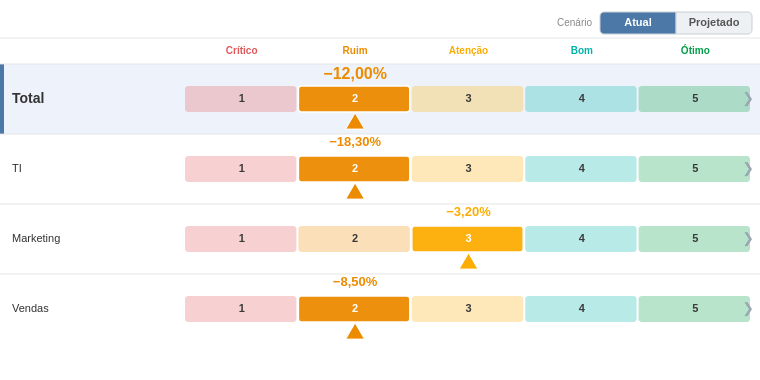

The specification (Vega-Lite) saved for this image:
### Vega specification from a JSON file in a GitHub repository (floating-point values rounded to 4 significant figures)
{"$schema": "https://vega.github.io/schema/vega/v6.json", "description": "PROTÓTIPO v3 (toggle Atual/Projetado) — igual ao Deneb, com width/height e dataset fictício (inclui Projetado/Desvio_Proj/Nota_Proj). Testar em vega.github.io/editor.", "width": 760, "height": 380, "autosize": {"type": "none", "resize": true, "contains": "padding"}, "padding": {"left": 0, "right": 0, "top": 8, "bottom": 8}, "signals": [{"name": "totalWidth", "update": "width"}, {"name": "containerH", "update": "height"}, {"name": "labelWidth", "value": 185}, {"name": "nameW", "update": "min(340, totalWidth * 0.45)"}, {"name": "barAreaWidth", "update": "totalWidth - labelWidth - 8"}, {"name": "segW", "update": "barAreaWidth / 5"}, {"name": "headerH", "value": 26}, {"name": "rowH", "value": 70}, {"name": "barH", "value": 26}, {"name": "barOffY", "value": 22}, {"name": "toolbarH", "value": 30}, {"name": "topPad", "update": "toolbarH + 46"}, {"name": "bottomPad", "value": 10}, {"name": "viewportH", "update": "max(60, containerH - topPad - bottomPad)"}, {"name": "nChild", "update": "data('children').length"}, {"name": "projRowH", "update": "nChild > 0 ? clamp(viewportH / nChild, 30, 44) : 42"}, {"name": "barHt", "update": "min(26, projRowH - 14)"}, {"name": "contentH", "update": "nChild * projRowH"}, {"name": "maxScroll", "update": "max(0, contentH - viewportH)"}, {"name": "thumbH", "update": "max(24, viewportH * (viewportH / max(contentH, 1)))"}, {"name": "chartPad", "value": 12}, {"name": "chartLeft", "update": "nameW + chartPad"}, {"name": "chartRight", "update": "totalWidth - 16"}, {"name": "centerX", "update": "(chartLeft + chartRight) / 2"}, {"name": "divMax", "update": "data('childExtent').length ? data('childExtent')[0].maxAbs : 1"}, {"name": "segW2", "value": 76}, {"name": "segProjX", "update": "totalWidth - 8 - segW2"}, {"name": "segAtualX", "update": "segProjX - segW2"}, {"name": "currentNode", "value": null, "on": [{"events": "@areaRow:click", "update": "datum.Nome"}, {"events": "@backBtn:click", "update": "null"}]}, {"name": "cenario", "value": "atual", "on": [{"events": "@segAtual:click", "update": "'atual'"}, {"events": "@segProj:click", "update": "'proj'"}]}, {"name": "scrollY", "value": 0, "on": [{"events": {"signal": "currentNode"}, "update": "0"}, {"events": {"signal": "nChild"}, "update": "0"}, {"events": {"signal": "cenario"}, "update": "0"}, {"events": {"type": "wheel", "consume": true, "filter": ["currentNode !== null"]}, "update": "clamp(scrollY + event.deltaY, 0, maxScroll)"}, {"events": "[@scrollThumb:pointerdown, window:pointerup] > window:pointermove", "update": "clamp(scrollY + event.movementY * (contentH / viewportH), 0, maxScroll)"}]}, {"name": "animMs", "value": 350}, {"name": "animStart", "value": 0, "on": [{"events": {"signal": "currentNode"}, "update": "now()"}, {"events": {"signal": "cenario"}, "update": "now()"}]}, {"name": "tRaw", "value": 1, "on": [{"events": {"type": "timer", "throttle": 20}, "update": "animStart > 0 ? min((now() - animStart) / animMs, 1) : 1"}]}, {"name": "tEase", "update": "tRaw * (2 - tRaw)"}], "data": [{"name": "dataset", "values": [{"Nome": "Total", "Pai": null, "Nivel": 1, "Ordem": 0, "Desvio": -12.0, "Nota": 2, "Planejado": 2160, "Realizado": 2420, "Projetado": 2300, "Desvio_Proj": 6.5, "Nota_Proj": 3}, {"Nome": "TI", "Pai": "Total", "Nivel": 2, "Ordem": 1, "Desvio": -18.3, "Nota": 2, "Planejado": 1000, "Realizado": 1183, "Projetado": 1080, "Desvio_Proj": 8.0, "Nota_Proj": 3}, {"Nome": "Marketing", "Pai": "Total", "Nivel": 2, "Ordem": 2, "Desvio": -3.2, "Nota": 3, "Planejado": 410, "Realizado": 423, "Projetado": 405, "Desvio_Proj": -1.2, "Nota_Proj": 4}, {"Nome": "Vendas", "Pai": "Total", "Nivel": 2, "Ordem": 3, "Desvio": -8.5, "Nota": 2, "Planejado": 750, "Realizado": 814, "Projetado": 835, "Desvio_Proj": 11.3, "Nota_Proj": 2}, {"Nome": "Migração ERP Corporativo Global", "Pai": "TI", "Nivel": 3, "Ordem": 0, "Desvio": -28.0, "Nota": 1, "Planejado": 500, "Realizado": 640, "Projetado": 660}, {"Nome": "Upgrade Wi-Fi", "Pai": "TI", "Nivel": 3, "Ordem": 0, "Desvio": -18.7, "Nota": 2, "Planejado": 80, "Realizado": 95, "Projetado": 98}, {"Nome": "Data Lake", "Pai": "TI", "Nivel": 3, "Ordem": 0, "Desvio": -10.0, "Nota": 2, "Planejado": 300, "Realizado": 330, "Projetado": 305}, {"Nome": "Helpdesk", "Pai": "TI", "Nivel": 3, "Ordem": 0, "Desvio": 18.3, "Nota": 4, "Planejado": 120, "Realizado": 98, "Projetado": 118}, {"Nome": "Portal do Colaborador", "Pai": "TI", "Nivel": 3, "Ordem": 0, "Desvio": null, "Nota": null, "Planejado": 220, "Realizado": null, "Projetado": 210}, {"Nome": "Segurança / SOC", "Pai": "TI", "Nivel": 3, "Ordem": 0, "Desvio": -7.0, "Nota": 3, "Planejado": 160, "Realizado": 171, "Projetado": 175}, {"Nome": "Backup & DR", "Pai": "TI", "Nivel": 3, "Ordem": 0, "Desvio": 4.0, "Nota": 4, "Planejado": 90, "Realizado": 86, "Projetado": 92}, {"Nome": "Licenças SaaS", "Pai": "TI", "Nivel": 3, "Ordem": 0, "Desvio": -12.0, "Nota": 2, "Planejado": 140, "Realizado": 157, "Projetado": 150}, {"Nome": "Mobile App", "Pai": "TI", "Nivel": 3, "Ordem": 0, "Desvio": 9.0, "Nota": 4, "Planejado": 110, "Realizado": 100, "Projetado": 108}, {"Nome": "Observabilidade", "Pai": "TI", "Nivel": 3, "Ordem": 0, "Desvio": -22.0, "Nota": 1, "Planejado": 75, "Realizado": 91, "Projetado": 80}, {"Nome": "Rebranding", "Pai": "Marketing", "Nivel": 3, "Ordem": 0, "Desvio": -16.6, "Nota": 2, "Planejado": 150, "Realizado": 175, "Projetado": 160}, {"Nome": "Campanha Verão", "Pai": "Marketing", "Nivel": 3, "Ordem": 0, "Desvio": 5.0, "Nota": 4, "Planejado": 200, "Realizado": 190, "Projetado": 205}, {"Nome": "SEO", "Pai": "Marketing", "Nivel": 3, "Ordem": 0, "Desvio": 3.3, "Nota": 4, "Planejado": 60, "Realizado": 58, "Projetado": 59}, {"Nome": "Expansão Nordeste", "Pai": "Vendas", "Nivel": 3, "Ordem": 0, "Desvio": -20.0, "Nota": 1, "Planejado": 250, "Realizado": 300, "Projetado": 315}, {"Nome": "CRM Novo", "Pai": "Vendas", "Nivel": 3, "Ordem": 0, "Desvio": -3.75, "Nota": 3, "Planejado": 400, "Realizado": 415, "Projetado": 430}, {"Nome": "Treinamento Equipe", "Pai": "Vendas", "Nivel": 3, "Ordem": 0, "Desvio": 1.0, "Nota": 4, "Planejado": 100, "Realizado": 99, "Projetado": 100}]}, {"name": "regua", "source": "dataset", "transform": [{"type": "filter", "expr": "datum.Nivel <= 2 && currentNode === null"}, {"type": "collect", "sort": {"field": "Ordem"}}, {"type": "formula", "as": "notaAtiva", "expr": "cenario === 'proj' ? datum.Nota_Proj : datum.Nota"}, {"type": "formula", "as": "desvioAtiva", "expr": "cenario === 'proj' ? datum.Desvio_Proj : datum.Desvio"}, {"type": "formula", "as": "rowY", "expr": "datum.Ordem * rowH + headerH + toolbarH"}]}, {"name": "empresaBand", "source": "regua", "transform": [{"type": "filter", "expr": "datum.Nivel === 1"}]}, {"name": "zonas", "source": "regua", "transform": [{"type": "formula", "as": "zoneArr", "expr": "[1, 2, 3, 4, 5]"}, {"type": "flatten", "fields": ["zoneArr"], "as": ["notaZona"]}]}, {"name": "zoneMeta", "values": [{"n": 1, "label": "Crítico"}, {"n": 2, "label": "Ruim"}, {"n": 3, "label": "Atenção"}, {"n": 4, "label": "Bom"}, {"n": 5, "label": "Ótimo"}], "transform": [{"type": "filter", "expr": "currentNode === null"}]}, {"name": "children", "source": "dataset", "transform": [{"type": "filter", "expr": "currentNode !== null && datum.Pai === currentNode"}, {"type": "formula", "as": "execAtiva", "expr": "cenario === 'proj' ? datum.Projetado : datum.Realizado"}, {"type": "formula", "as": "plan", "expr": "isValid(datum.Planejado) ? datum.Planejado : 0"}, {"type": "formula", "as": "real", "expr": "isValid(datum.execAtiva) ? datum.execAtiva : 0"}, {"type": "formula", "as": "semDado", "expr": "(!isValid(datum.Planejado)) || (!isValid(datum.execAtiva))"}, {"type": "formula", "as": "saldo", "expr": "datum.plan - datum.real"}, {"type": "formula", "as": "absSaldo", "expr": "abs(datum.saldo)"}, {"type": "collect", "sort": {"field": "absSaldo", "order": "descending"}}, {"type": "window", "ops": ["row_number"], "as": ["idx"]}]}, {"name": "childExtent", "source": "children", "transform": [{"type": "aggregate", "fields": ["absSaldo"], "ops": ["max"], "as": ["maxAbs"]}]}, {"name": "navState", "values": [{}], "transform": [{"type": "filter", "expr": "currentNode !== null"}]}], "scales": [{"name": "colorScale", "type": "ordinal", "domain": [1, 2, 3, 4, 5], "range": ["#e15759", "#ED8B00", "#fcad04", "#00b2a9", "#009e47"]}, {"name": "xDiv", "type": "linear", "zero": false, "clamp": true, "domain": [{"signal": "-divMax"}, {"signal": "divMax"}], "range": [{"signal": "chartLeft"}, {"signal": "chartRight"}]}], "marks": [{"type": "rule", "encode": {"update": {"x": {"value": 0}, "x2": {"signal": "totalWidth"}, "y": {"signal": "toolbarH"}, "stroke": {"value": "#e6e6e6"}, "strokeWidth": {"value": 1}}}}, {"type": "text", "interactive": false, "encode": {"enter": {"align": {"value": "right"}, "baseline": {"value": "middle"}, "fontSize": {"value": 10}, "fill": {"value": "#888888"}}, "update": {"x": {"signal": "segAtualX - 8"}, "y": {"value": 15}, "text": {"value": "Cenário"}}}}, {"type": "rect", "name": "segAtual", "encode": {"enter": {"cursor": {"value": "pointer"}, "stroke": {"value": "#c8ced5"}, "strokeWidth": {"value": 1}, "cornerRadiusTopLeft": {"value": 4}, "cornerRadiusBottomLeft": {"value": 4}}, "update": {"x": {"signal": "segAtualX"}, "y": {"value": 4}, "width": {"signal": "segW2"}, "height": {"value": 22}, "fill": {"signal": "cenario === 'atual' ? '#4c78a8' : '#eef1f4'"}}}}, {"type": "text", "interactive": false, "encode": {"enter": {"align": {"value": "center"}, "baseline": {"value": "middle"}, "fontSize": {"value": 11}, "fontWeight": {"value": "bold"}}, "update": {"x": {"signal": "segAtualX + segW2 / 2"}, "y": {"value": 15}, "text": {"value": "Atual"}, "fill": {"signal": "cenario === 'atual' ? '#ffffff' : '#555555'"}}}}, {"type": "rect", "name": "segProj", "encode": {"enter": {"cursor": {"value": "pointer"}, "stroke": {"value": "#c8ced5"}, "strokeWidth": {"value": 1}, "cornerRadiusTopRight": {"value": 4}, "cornerRadiusBottomRight": {"value": 4}}, "update": {"x": {"signal": "segProjX"}, "y": {"value": 4}, "width": {"signal": "segW2"}, "height": {"value": 22}, "fill": {"signal": "cenario === 'proj' ? '#4c78a8' : '#eef1f4'"}}}}, {"type": "text", "interactive": false, "encode": {"enter": {"align": {"value": "center"}, "baseline": {"value": "middle"}, "fontSize": {"value": 11}, "fontWeight": {"value": "bold"}}, "update": {"x": {"signal": "segProjX + segW2 / 2"}, "y": {"value": 15}, "text": {"value": "Projetado"}, "fill": {"signal": "cenario === 'proj' ? '#ffffff' : '#555555'"}}}}, {"type": "rect", "from": {"data": "empresaBand"}, "encode": {"update": {"x": {"value": 0}, "width": {"signal": "totalWidth"}, "y": {"signal": "datum.rowY"}, "height": {"signal": "rowH"}, "fill": {"value": "#eef3fb"}, "opacity": {"signal": "tEase"}}}}, {"type": "rect", "from": {"data": "empresaBand"}, "encode": {"update": {"x": {"value": 0}, "width": {"value": 4}, "y": {"signal": "datum.rowY"}, "height": {"signal": "rowH"}, "fill": {"value": "#4c78a8"}, "opacity": {"signal": "tEase"}}}}, {"type": "text", "from": {"data": "zoneMeta"}, "encode": {"enter": {"align": {"value": "center"}, "baseline": {"value": "middle"}, "fontSize": {"value": 10}, "fontWeight": {"value": "bold"}}, "update": {"x": {"signal": "labelWidth + (datum.n - 0.5) * segW"}, "y": {"signal": "toolbarH + headerH / 2"}, "text": {"field": "label"}, "fill": {"signal": "scale('colorScale', datum.n)"}, "limit": {"signal": "segW - 4"}, "opacity": {"signal": "tEase"}}}}, {"type": "rule", "from": {"data": "regua"}, "encode": {"enter": {"stroke": {"value": "#e0e0e0"}, "strokeWidth": {"value": 1}}, "update": {"x": {"value": 0}, "x2": {"signal": "totalWidth"}, "y": {"field": "rowY"}, "opacity": {"signal": "0.8 * tEase"}}}}, {"type": "rect", "from": {"data": "zonas"}, "encode": {"enter": {"strokeWidth": {"value": 1.5}, "cornerRadius": {"value": 3}}, "update": {"x": {"signal": "labelWidth + (datum.notaZona - 1) * segW"}, "width": {"signal": "segW - 2"}, "y": {"signal": "datum.rowY + barOffY"}, "height": {"signal": "barH"}, "fill": {"signal": "scale('colorScale', datum.notaZona)"}, "fillOpacity": {"signal": "!isValid(datum.notaAtiva) ? 0.55 : (datum.notaZona === datum.notaAtiva ? 0.95 : 0.28)"}, "stroke": {"signal": "datum.notaZona === datum.notaAtiva ? '#ffffff' : null"}, "opacity": {"signal": "tEase"}}}}, {"type": "text", "from": {"data": "zonas"}, "encode": {"enter": {"align": {"value": "center"}, "baseline": {"value": "middle"}, "fontSize": {"value": 11}, "fontWeight": {"value": "bold"}}, "update": {"x": {"signal": "labelWidth + (datum.notaZona - 0.5) * segW"}, "y": {"signal": "datum.rowY + barOffY + barH / 2"}, "text": {"signal": "'' + datum.notaZona"}, "fill": {"signal": "datum.notaZona === datum.notaAtiva ? '#ffffff' : '#3a3a3a'"}, "opacity": {"signal": "tEase"}}}}, {"type": "text", "from": {"data": "regua"}, "encode": {"enter": {"align": {"value": "left"}, "baseline": {"value": "middle"}, "fill": {"value": "#333333"}}, "update": {"x": {"value": 12}, "y": {"signal": "datum.rowY + barOffY + barH / 2"}, "text": {"field": "Nome"}, "fontSize": {"signal": "datum.Nivel === 1 ? 14 : 11"}, "fontWeight": {"signal": "datum.Nivel === 1 ? 'bold' : 'normal'"}, "limit": {"signal": "labelWidth - 20"}, "opacity": {"signal": "tEase"}}}}, {"type": "text", "from": {"data": "regua"}, "encode": {"enter": {"align": {"value": "center"}, "baseline": {"value": "top"}, "fontWeight": {"value": "bold"}}, "update": {"x": {"signal": "isValid(datum.notaAtiva) ? labelWidth + (datum.notaAtiva - 0.5) * segW : labelWidth + barAreaWidth / 2"}, "y": {"signal": "datum.rowY + 2"}, "text": {"signal": "isValid(datum.desvioAtiva) ? replace(format(datum.desvioAtiva, '.2f'), '.', ',') + '%' : '--'"}, "fontSize": {"signal": "datum.Nivel === 1 ? 16 : 13"}, "fill": {"signal": "isValid(datum.notaAtiva) ? scale('colorScale', datum.notaAtiva) : '#aaaaaa'"}, "opacity": {"signal": "tEase"}}}}, {"type": "symbol", "from": {"data": "regua"}, "encode": {"enter": {"shape": {"value": "triangle-up"}, "stroke": {"value": "white"}, "strokeWidth": {"value": 1}}, "update": {"x": {"signal": "isValid(datum.notaAtiva) ? labelWidth + (datum.notaAtiva - 0.5) * segW : -999"}, "y": {"signal": "datum.rowY + barOffY + barH + 9"}, "size": {"signal": "min(segW * 14, 350)"}, "fill": {"signal": "isValid(datum.notaAtiva) ? scale('colorScale', datum.notaAtiva) : 'transparent'"}, "opacity": {"signal": "(isValid(datum.notaAtiva) ? 1 : 0) * tEase"}}}}, {"type": "text", "from": {"data": "regua"}, "encode": {"enter": {"align": {"value": "center"}, "baseline": {"value": "middle"}, "fontSize": {"value": 14}, "fill": {"value": "#9aa6b2"}}, "update": {"x": {"signal": "totalWidth - 12"}, "y": {"signal": "datum.rowY + barOffY + barH / 2"}, "text": {"value": "❯"}, "opacity": {"signal": "tEase"}}}}, {"type": "rect", "name": "areaRow", "from": {"data": "regua"}, "encode": {"enter": {"cursor": {"value": "pointer"}, "fill": {"value": "#4c78a8"}}, "update": {"x": {"value": 0}, "width": {"signal": "totalWidth"}, "y": {"signal": "datum.rowY"}, "height": {"signal": "rowH"}, "fillOpacity": {"value": 0}, "tooltip": {"signal": "{'Nó': datum.Nome, 'Desvio atual': isValid(datum.Desvio) ? replace(format(datum.Desvio, '.2f'), '.', ',') + '%' : '--', 'Nota atual': isValid(datum.Nota) ? datum.Nota : '--', 'Desvio projetado': isValid(datum.Desvio_Proj) ? replace(format(datum.Desvio_Proj, '.2f'), '.', ',') + '%' : '--', 'Nota projetada': isValid(datum.Nota_Proj) ? datum.Nota_Proj : '--'}"}}, "hover": {"fillOpacity": {"value": 0.1}}}}, {"type": "rule", "from": {"data": "navState"}, "encode": {"update": {"x": {"signal": "centerX"}, "y": {"signal": "topPad"}, "y2": {"signal": "topPad + min(contentH, viewportH)"}, "stroke": {"value": "#9aa6b2"}, "strokeWidth": {"value": 1.5}, "opacity": {"signal": "tEase"}}}}, {"type": "text", "from": {"data": "navState"}, "encode": {"enter": {"align": {"value": "right"}, "baseline": {"value": "bottom"}, "fontSize": {"value": 10}, "fill": {"value": "#c0504d"}}, "update": {"x": {"signal": "centerX - 8"}, "y": {"signal": "topPad - 8"}, "text": {"value": "◄ Estouro (gastou mais)"}, "opacity": {"signal": "tEase"}}}}, {"type": "text", "from": {"data": "navState"}, "encode": {"enter": {"align": {"value": "left"}, "baseline": {"value": "bottom"}, "fontSize": {"value": 10}, "fill": {"value": "#4e9a51"}}, "update": {"x": {"signal": "centerX + 8"}, "y": {"signal": "topPad - 8"}, "text": {"value": "Economia (gastou menos) ►"}, "opacity": {"signal": "tEase"}}}}, {"type": "group", "name": "drillScroll", "clip": true, "encode": {"update": {"x": {"value": 0}, "y": {"signal": "topPad"}, "width": {"signal": "totalWidth"}, "height": {"signal": "viewportH"}}}, "marks": [{"type": "rect", "from": {"data": "children"}, "encode": {"enter": {"cornerRadius": {"value": 3}}, "update": {"x": {"signal": "centerX + (scale('xDiv', min(datum.saldo, 0)) - centerX) * tEase"}, "x2": {"signal": "centerX + (scale('xDiv', max(datum.saldo, 0)) - centerX) * tEase"}, "y": {"signal": "(datum.idx - 1) * projRowH - scrollY + (projRowH - barHt) / 2"}, "height": {"signal": "barHt"}, "fill": {"signal": "datum.semDado ? '#c7ccd1' : (datum.saldo < 0 ? '#e15759' : '#009e47')"}, "opacity": {"signal": "tEase"}, "tooltip": {"signal": "{'Item': datum.Nome, 'Planejado': isValid(datum.Planejado) ? 'R$ ' + replace(format(datum.Planejado, ',.0f'), /,/g, '.') + ' mil' : '—', 'Realizado': isValid(datum.Realizado) ? 'R$ ' + replace(format(datum.Realizado, ',.0f'), /,/g, '.') + ' mil' : '—', 'Projetado': isValid(datum.Projetado) ? 'R$ ' + replace(format(datum.Projetado, ',.0f'), /,/g, '.') + ' mil' : '—', 'Saldo': (datum.saldo < 0 ? '−' : '+') + 'R$ ' + replace(format(datum.absSaldo, ',.0f'), /,/g, '.') + ' mil'}"}}}}, {"type": "text", "from": {"data": "children"}, "encode": {"enter": {"align": {"value": "left"}, "baseline": {"value": "middle"}, "fill": {"value": "#333333"}, "fontSize": {"value": 11}}, "update": {"x": {"value": 6}, "y": {"signal": "(datum.idx - 1) * projRowH - scrollY + projRowH / 2"}, "text": {"field": "Nome"}, "limit": {"signal": "nameW - 12"}, "opacity": {"signal": "tEase"}}}}, {"type": "text", "from": {"data": "children"}, "encode": {"enter": {"baseline": {"value": "middle"}, "fontSize": {"value": 11}, "fontWeight": {"value": "bold"}}, "update": {"x": {"signal": "(centerX + (scale('xDiv', datum.saldo) - centerX) * tEase) + ((datum.saldo < 0 ? ((scale('xDiv', datum.saldo) - nameW) < 90) : ((totalWidth - scale('xDiv', datum.saldo)) < 90)) ? (datum.saldo < 0 ? 5 : -5) : (datum.saldo < 0 ? -5 : 5))"}, "y": {"signal": "(datum.idx - 1) * projRowH - scrollY + projRowH / 2"}, "align": {"signal": "(datum.saldo < 0 ? ((scale('xDiv', datum.saldo) - nameW) < 90) : ((totalWidth - scale('xDiv', datum.saldo)) < 90)) ? (datum.saldo < 0 ? 'left' : 'right') : (datum.saldo < 0 ? 'right' : 'left')"}, "text": {"signal": "(datum.semDado ? '' : (datum.saldo < 0 ? '−' : '+')) + 'R$ ' + replace(format(datum.absSaldo, ',.0f'), /,/g, '.') + ' mil'"}, "fill": {"signal": "(datum.saldo < 0 ? ((scale('xDiv', datum.saldo) - nameW) < 90) : ((totalWidth - scale('xDiv', datum.saldo)) < 90)) ? '#ffffff' : (datum.semDado ? '#7a7f85' : (datum.saldo < 0 ? '#e15759' : '#009e47'))"}, "opacity": {"signal": "tEase"}}}}]}, {"type": "rect", "from": {"data": "navState"}, "encode": {"update": {"x": {"signal": "totalWidth - 6"}, "width": {"value": 4}, "y": {"signal": "topPad"}, "height": {"signal": "viewportH"}, "fill": {"value": "#ececec"}, "cornerRadius": {"value": 2}, "opacity": {"signal": "maxScroll > 0 ? tEase : 0"}}}}, {"type": "rect", "name": "scrollThumb", "from": {"data": "navState"}, "encode": {"enter": {"cursor": {"value": "pointer"}}, "update": {"x": {"signal": "totalWidth - 6"}, "width": {"value": 4}, "height": {"signal": "thumbH"}, "y": {"signal": "topPad + (maxScroll > 0 ? (viewportH - thumbH) * (scrollY / maxScroll) : 0)"}, "fill": {"value": "#b0b0b0"}, "cornerRadius": {"value": 2}, "opacity": {"signal": "maxScroll > 0 ? tEase : 0"}}}}, {"type": "group", "name": "backBtn", "from": {"data": "navState"}, "encode": {"enter": {"cursor": {"value": "pointer"}}, "update": {"x": {"value": 0}, "y": {"signal": "toolbarH + 6"}, "width": {"value": 96}, "height": {"value": 26}, "fill": {"value": "#f0f0f0"}, "stroke": {"value": "#cccccc"}, "cornerRadius": {"value": 4}, "opacity": {"signal": "tEase"}}}, "marks": [{"type": "text", "interactive": false, "encode": {"enter": {"align": {"value": "center"}, "baseline": {"value": "middle"}, "fill": {"value": "#444444"}, "fontSize": {"value": 11}, "fontWeight": {"value": "bold"}}, "update": {"x": {"value": 48}, "y": {"value": 13}, "text": {"value": "← Voltar"}}}}]}, {"type": "text", "from": {"data": "navState"}, "encode": {"enter": {"align": {"value": "left"}, "baseline": {"value": "middle"}, "fill": {"value": "#333333"}, "fontSize": {"value": 13}, "fontWeight": {"value": "bold"}}, "update": {"x": {"value": 108}, "y": {"signal": "toolbarH + 15"}, "text": {"signal": "'Ofensores · ' + currentNode + (cenario === 'proj' ? '  (projetado)' : '')"}, "opacity": {"signal": "tEase"}}}}, {"type": "text", "from": {"data": "navState"}, "encode": {"enter": {"align": {"value": "left"}, "baseline": {"value": "middle"}, "fill": {"value": "#9aa6b2"}, "fontSize": {"value": 10}}, "update": {"x": {"value": 108}, "y": {"signal": "toolbarH + 31"}, "text": {"value": "Valores em R$ mil"}, "opacity": {"signal": "tEase"}}}}]}
